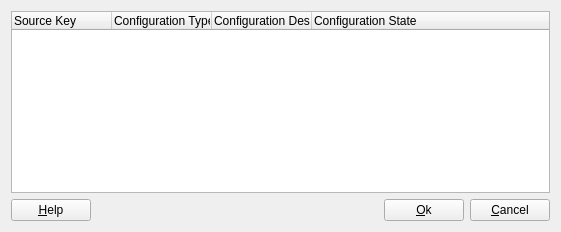
<?xml version="1.0" encoding="UTF-8"?>
<ui version="4.0">
 <class>ConfigurationsDialog</class>
 <widget class="QDialog" name="ConfigurationsDialog">
  <property name="geometry">
   <rect>
    <x>0</x>
    <y>0</y>
    <width>561</width>
    <height>232</height>
   </rect>
  </property>
  <property name="windowTitle">
   <string>Add/Change Configurations</string>
  </property>
  <layout class="QGridLayout">
   <item row="1" column="1">
    <spacer name="Horizontal Spacing2">
     <property name="orientation">
      <enum>Qt::Horizontal</enum>
     </property>
     <property name="sizeType">
      <enum>QSizePolicy::Expanding</enum>
     </property>
     <property name="sizeHint" stdset="0">
      <size>
       <width>228</width>
       <height>20</height>
      </size>
     </property>
    </spacer>
   </item>
   <item row="1" column="3">
    <widget class="QPushButton" name="cancelButton_">
     <property name="text">
      <string>&amp;Cancel</string>
     </property>
     <property name="shortcut">
      <string>Alt+C</string>
     </property>
     <property name="autoDefault">
      <bool>false</bool>
     </property>
    </widget>
   </item>
   <item row="1" column="0">
    <widget class="QPushButton" name="helpButton_">
     <property name="text">
      <string>&amp;Help</string>
     </property>
     <property name="shortcut">
      <string>Alt+H</string>
     </property>
     <property name="autoDefault">
      <bool>false</bool>
     </property>
    </widget>
   </item>
   <item row="1" column="2">
    <widget class="QPushButton" name="okButton_">
     <property name="text">
      <string>&amp;Ok</string>
     </property>
     <property name="shortcut">
      <string>Alt+O</string>
     </property>
     <property name="autoDefault">
      <bool>false</bool>
     </property>
    </widget>
   </item>
   <item row="0" column="0" colspan="4">
    <widget class="QTreeWidget" name="configurationsListView_">
     <property name="styleSheet">
      <string notr="true">QTreeWidget::branch{image:none;} QTreeWidget::item:selected{background-color:rgb(172,172,185)}</string>
     </property>
     <property name="selectionMode">
      <enum>QAbstractItemView::MultiSelection</enum>
     </property>
     <property name="rootIsDecorated">
      <bool>false</bool>
     </property>
     <column>
      <property name="text">
       <string>Source Key</string>
      </property>
     </column>
     <column>
      <property name="text">
       <string>Configuration Type</string>
      </property>
     </column>
     <column>
      <property name="text">
       <string>Configuration Description</string>
      </property>
     </column>
     <column>
      <property name="text">
       <string>Configuration State</string>
      </property>
     </column>
    </widget>
   </item>
  </layout>
 </widget>
 <layoutdefault spacing="6" margin="11"/>
 <pixmapfunction>qPixmapFromMimeSource</pixmapfunction>
 <tabstops>
  <tabstop>helpButton_</tabstop>
  <tabstop>okButton_</tabstop>
  <tabstop>cancelButton_</tabstop>
 </tabstops>
 <resources/>
 <connections>
  <connection>
   <sender>helpButton_</sender>
   <signal>clicked()</signal>
   <receiver>ConfigurationsDialog</receiver>
   <slot>help()</slot>
   <hints>
    <hint type="sourcelabel">
     <x>20</x>
     <y>20</y>
    </hint>
    <hint type="destinationlabel">
     <x>20</x>
     <y>20</y>
    </hint>
   </hints>
  </connection>
  <connection>
   <sender>cancelButton_</sender>
   <signal>clicked()</signal>
   <receiver>ConfigurationsDialog</receiver>
   <slot>reject()</slot>
   <hints>
    <hint type="sourcelabel">
     <x>20</x>
     <y>20</y>
    </hint>
    <hint type="destinationlabel">
     <x>20</x>
     <y>20</y>
    </hint>
   </hints>
  </connection>
  <connection>
   <sender>okButton_</sender>
   <signal>clicked()</signal>
   <receiver>ConfigurationsDialog</receiver>
   <slot>accept()</slot>
   <hints>
    <hint type="sourcelabel">
     <x>20</x>
     <y>20</y>
    </hint>
    <hint type="destinationlabel">
     <x>20</x>
     <y>20</y>
    </hint>
   </hints>
  </connection>
 </connections>
</ui>
